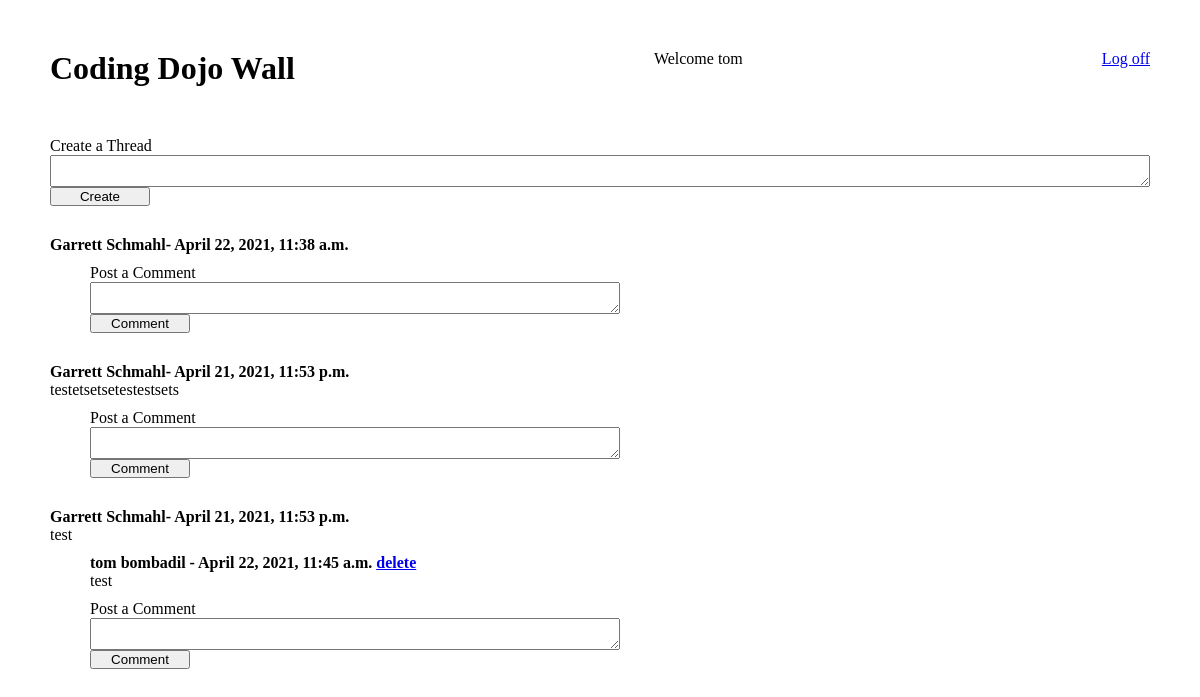
Before: /thewall/ (signed in) with the older database file.
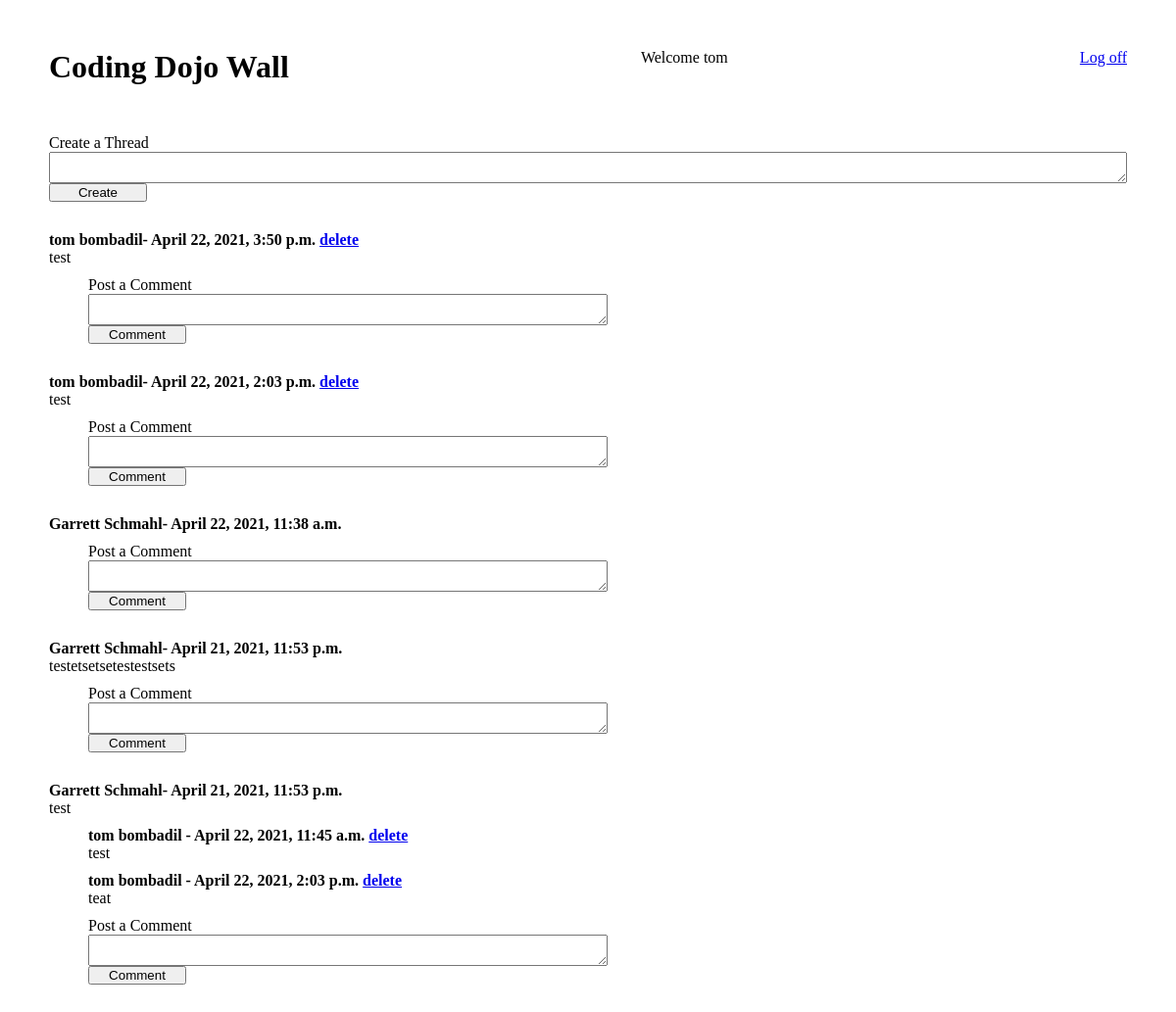
After: the same page with the newer database file.
### main_app/models.py (models this page shows)
class Thread(models.Model):
    user = models.ForeignKey(User, related_name='threads', on_delete=models.CASCADE)
    content = models.TextField()
    created_at = models.DateTimeField(auto_now_add = True)
    updated_at = models.DateTimeField(auto_now = True)

class Comment(models.Model):
    user = models.ForeignKey(User, related_name='user_comments', on_delete=models.CASCADE)
    thread = models.ForeignKey(Thread, related_name='thread_comments', on_delete=models.CASCADE)
    content = models.TextField()
    created_at = models.DateTimeField(auto_now_add = True)
    updated_at = models.DateTimeField(auto_now = True)

### user_control/models.py (models this page shows)
class User(models.Model):
    first_name=models.CharField(max_length=45)
    last_name=models.CharField(max_length=45)
    age=models.DateField()
    email=models.EmailField()
    password=models.CharField(max_length=255)
    created_at = models.DateTimeField(auto_now_add = True)
    updated_at = models.DateTimeField(auto_now = True)
    objects = User_Manager()

### main_app/views.py (the view)
# urls.py: path('', views.index),
def index(request):
    if 'uuid' not in request.session:
        return redirect("/")
    context = {
        'user': User.objects.get(id = request.session['uuid']),
        'board_threads': Thread.objects.all()}
    return render(request, 'main_app/index.html', context)

### main_app/templates/main_app/index.html (shortened to what this page needs)
<!DOCTYPE html>
<html lang="en">
<head>
    {% load static %}
    <link rel="stylesheet" href="{% static 'css/main_app/style.css' %}">
</head>
<body>
    <div class="container">
        <div class="header">
            <h1>Coding Dojo Wall</h1>
            <p>Welcome {{ user.first_name }}</p>
            <a href="/user/logout">Log off</a>
        </div>
        <form action="/thewall/thread/create" method="POST" class="form">
           <label for="thread_post_box">Create a Thread</label>
           <textarea id="thread_post_box" name="thread_post_box"></textarea>
           <button type="submit">Create</button>
        </form>
        {% for thread in board_threads reversed %}
        <div class="thread">
            <div>
                <p class="message_header">{{ thread.user.first_name }} {{ thread.user.last_name }}- {{ thread.created_at }} {% if thread.user.id == request.session.uuid %}<a href="/thewall/thread/{{ thread.id }}/delete">delete</a>{% endif %}</p>
                <p>{{ thread.content }}</p>
            </div>
            <div class="comment_container">
                {% for comment in thread.thread_comments.all %}
                <div class="comment">
                    <p class="message_header">{{ comment.user.first_name }} {{ comment.user.last_name }} - {{ comment.created_at }} {% if comment.user.id == request.session.uuid %}<a href="/thewall/comment/{{ comment.id }}/delete">delete</a>{% endif %}</p>
                    <p>{{ comment.content }}</p>
                </div>
                {% endfor %}
                <form action="/thewall/comment/create" method="POST" class="form">
                    <label for="comment_post_box">Post a Comment</label>
                    <textarea id="comment_post_box" name="comment_post_box"></textarea>
                    <button type="submit">Comment</button>
                </form>
            </div>
        </div>
        {% endfor %}
    </div>
</body>
</html>

Changed rows visible on the page:
added Thread: user.first_name "tom", user.last_name "bombadil", created_at "April 22, 2021, 3:50 p.m.", content "test"
added Thread: user.first_name "tom", user.last_name "bombadil", created_at "April 22, 2021, 2:03 p.m.", content "test"
added Comment: user.first_name "tom", user.last_name "bombadil", created_at "April 22, 2021, 2:03 p.m.", content "teat", shown under Thread (number 5 of 5 on the later page)
